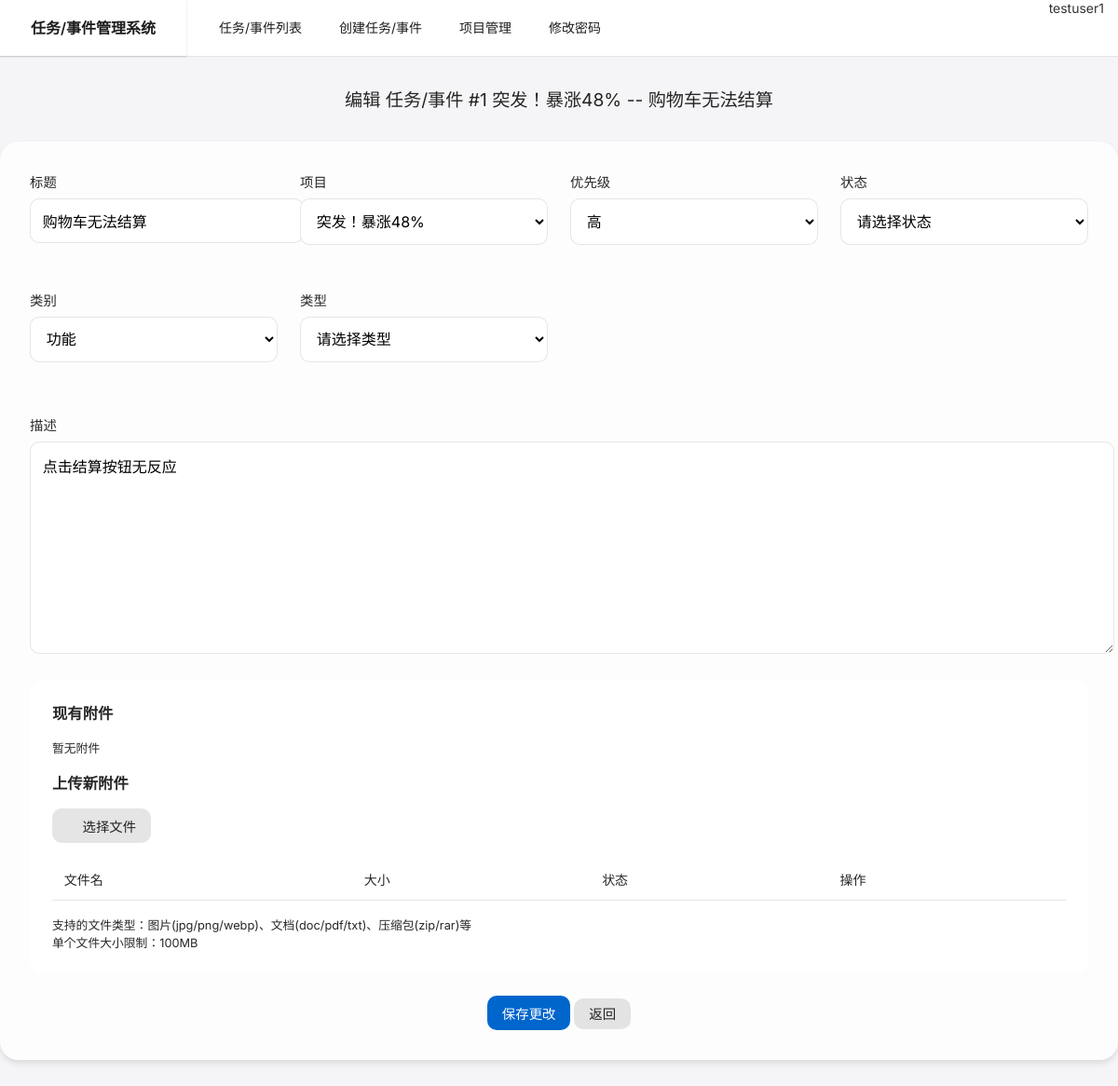
The app's page /bug/1/edit (signed in) with its own data.
### app/models.py (models this page shows, shortened)
class User(UserMixin, db.Model):
    id = db.Column(db.Integer, primary_key=True)
    username = db.Column(db.String(64), unique=True, nullable=False)
    email = db.Column(db.String(120), unique=True, nullable=False)
    password_hash = db.Column(db.String(128))
    is_admin = db.Column(db.Boolean, default=False)
    is_active = db.Column(db.Boolean, default=True)
    can_create_project = db.Column(db.Boolean, default=True)
    can_create_bug = db.Column(db.Boolean, default=True)
    can_reply_bug = db.Column(db.Boolean, default=True)
    created_at = db.Column(db.DateTime, default=datetime.now)
    last_login = db.Column(db.DateTime)

class Bug(db.Model):
    id = db.Column(db.Integer, primary_key=True)
    title = db.Column(db.String(200), nullable=False)
    description = db.Column(db.Text)
    priority = db.Column(db.String(20), nullable=False)  # 高/中/低
    status = db.Column(db.String(20), nullable=False, default=BugStatus.PENDING.value)  # 使用BugStatus枚举值
    type = db.Column(db.String(20), nullable=False)      # BUG/REQUIREMENT
    category = db.Column(db.String(20), nullable=False, default='功能')  # 功能/界面/性能/兼容性/其他
    created_at = db.Column(db.DateTime, default=datetime.now)
    updated_at = db.Column(db.DateTime, default=datetime.now, onupdate=datetime.now)
    creator_id = db.Column(db.Integer, db.ForeignKey('user.id'), nullable=False)
    project_id = db.Column(db.Integer, db.ForeignKey('project.id'), nullable=False)
    creator = db.relationship('User', backref=db.backref('bugs', lazy=True))
    project = db.relationship('Project', backref=db.backref('bugs', lazy=True))

class Project(db.Model):
    id = db.Column(db.Integer, primary_key=True)
    name = db.Column(db.String(255), nullable=False)
    description = db.Column(db.Text)
    created_at = db.Column(db.DateTime, default=datetime.now)
    updated_at = db.Column(db.DateTime, default=datetime.now, onupdate=datetime.now)
    creator_id = db.Column(db.Integer, db.ForeignKey('user.id'), nullable=False)
    creator = db.relationship('User', backref=db.backref('projects', lazy=True))

### app/bug/routes.py (the view, shortened to what this page needs)
@bp.route('/bug/<int:id>/edit', methods=['GET', 'POST'])
@creator_or_admin_required(Bug)
def edit(id):
    bug = Bug.query.get_or_404(id)
    projects = Project.query.filter_by(creator_id=current_user.id).all()
    return render_template('bug/edit.html', bug=bug, projects=projects)

### app/models.py (called while the page is built)
@login_manager.user_loader
def load_user(id):
    return User.query.get(int(id))

### templates/bug/edit.html (shortened to what this page needs)
{% extends "base.html" %}
{% block content %}
<div class="edit-container">
    <section class="hero-section">
        <p class="hero-subtitle">编辑 任务/事件 #{{ bug.id }} {{ bug.project.name }} -- {{ bug.title }}</p>
    </section>
    <form class="form-section" method="post" enctype="multipart/form-data">
        <div class="form-grid">
            <div class="form-group">
                <label class="form-label">标题</label>
                <input type="text" name="title" class="form-control" required
                       value="{{ bug.title }}" placeholder="请输入Bug标题">
            </div>
            <div class="form-group">
                <label class="form-label">项目</label>
                <select name="project_id" class="form-control" required>
                    {% for project in projects %}
                    <option value="{{ project.id }}" {% if bug.project_id == project.id %}selected{% endif %}>
                        {{ project.name }}
                    </option>
                    {% endfor %}
                </select>
            </div>
            <div class="form-group">
                <label class="form-label">优先级</label>
                <select name="priority" class="form-control" required>
                    <option value="高" {% if bug.priority == '高' %}selected{% endif %}>高</option>
                </select>
            </div>
            <div class="form-group">
                <label class="form-label">状态</label>
                <select name="status" class="form-control" required>
                    <option value="">请选择状态</option>
                </select>
            </div>
            <div class="form-group">
                <label class="form-label">类别</label>
                <select name="category" class="form-control" required>
                    {% for category_value, category_display in BUG_CATEGORY_DISPLAY.items() %}
                    <option value="{{ category_value }}" {% if bug.category == category_value %}selected{% endif %}>{{ category_display }}</option>
                    {% endfor %}
                </select>
            </div>
            <div class="form-group">
                <label class="form-label">类型</label>
                <select name="type" class="form-control" required>
                    <option value="">请选择类型</option>
                </select>
            </div>
        </div>
        <div class="form-group">
            <label class="form-label">描述</label>
            <textarea name="description" class="form-control" required
                      placeholder="请详细描述Bug的表现、复现步骤等">{{ bug.description }}</textarea>
        </div>
        <div class="attachment-section">
            <h3 style="margin-bottom: 1rem;">现有附件</h3>
            {% if bug.attachments %}
            <table class="attachment-table">
                <thead>
                    <tr>
                        <th>文件名</th>
                        <th>大小</th>
                        <th>上传时间</th>
                        <th>上传者</th>
                        <th>操作</th>
                    </tr>
                </thead>
                <tbody>
                    {% for attachment in bug.attachments %}
                    <tr>
                        <td>{{ attachment.filename }}</td>
                        <td>{{ attachment.get_file_size_display() }}</td>
                        <td>{{ attachment.upload_time.strftime('%Y-%m-%d %H:%M') }}</td>
                        <td>{{ attachment.uploader.username }}</td>
                        <td>
                            <div class="btn-group">
                                <a href="{{ url_for('bug.download_attachment', id=attachment.id) }}"
                                   class="action-button secondary">
                                    <i class="layui-icon layui-icon-download-circle"></i> 下载
                                </a>
                                {% if attachment.is_previewable() %}
                                <a href="{{ url_for('bug.preview_attachment', id=attachment.id) }}"
                                   target="_blank" class="action-button secondary">
                                    <i class="layui-icon layui-icon-eye"></i> 预览
                                </a>
                                {% endif %}
                                {% if current_user.is_admin or current_user.id == attachment.uploader_id or current_user.id == bug.creator_id %}
                                <button type="button" onclick="deleteAttachment({{ attachment.id }})"
                                        class="action-button danger">
                                    <i class="layui-icon layui-icon-delete"></i> 删除
                                </button>
                                {% endif %}
                            </div>
                        </td>
                    </tr>
                    {% endfor %}
                </tbody>
            </table>
            {% else %}
            <p class="help-text">暂无附件</p>
            {% endif %}
            <div class="file-upload">
                <h3 style="margin-bottom: 1rem;">上传新附件</h3>
                <button type="button" class="action-button secondary" id="fileUpload">
                    <i class="layui-icon layui-icon-upload"></i> 选择文件
                </button>
                <div class="file-list">
                    <table class="attachment-table">
                        <thead>
                            <tr>
                                <th>文件名</th>
                                <th>大小</th>
                                <th>状态</th>
                                <th>操作</th>
                            </tr>
                        </thead>
                    </table>
                </div>
                <p class="help-text">
                    支持的文件类型：图片(jpg/png/webp)、文档(doc/pdf/txt)、压缩包(zip/rar)等<br>
                    单个文件大小限制：100MB
                </p>
            </div>
        </div>
        <div style="text-align: center;">
            <button type="submit" class="action-button primary">保存更改</button>
            <a href="{{ url_for('bug.detail', id=bug.id) }}" class="action-button secondary">返回</a>
        </div>
    </form>
</div>
{% endblock %}

### templates/base.html (shortened to what this page needs)
<!DOCTYPE html>
<html>
<head>
    <link rel="stylesheet" href="{{ url_for('static', filename='css/layui.css') }}">
</head>
<body>
    <div class="layui-layout layui-layout-admin">
        <div class="layui-header">
            <div class="layui-logo layui-hide-xs">任务/事件管理系统</div>
            {% if current_user.is_authenticated %}
            <ul class="layui-nav layui-layout-left">
                <li class="layui-nav-item">
                    <a href="{{ url_for('bug.index') }}">任务/事件列表</a>
                </li>
                <li class="layui-nav-item">
                    <a href="{{ url_for('bug.create') }}">创建任务/事件</a>
                </li>
                <li class="layui-nav-item">
                    <a href="{{ url_for('project.index') }}">项目管理</a>
                </li>
                <li class="layui-nav-item">
                    <a href="{{ url_for('user.change_password') }}">修改密码</a>
                </li>
            </ul>
            <ul class="layui-nav layui-layout-right">
                    <a href="javascript:;">
                    <a href="javascript:;">
                        <i class="layui-icon layui-icon-username"></i>
                        {{ current_user.username }}
                    </a>
            </ul>
            {% endif %}
        </div>
        <div class="layui-body">
            {% block content %}{% endblock %}
        </div>
    </div>
</body>
</html>

### records on screen
User: username "testuser1"
Bug: id "1", title "购物车无法结算", project_id "突发！暴涨48%", priority "高", category "功能", description "点击结算按钮无反应"
Project: project.name "突发！暴涨48%"
